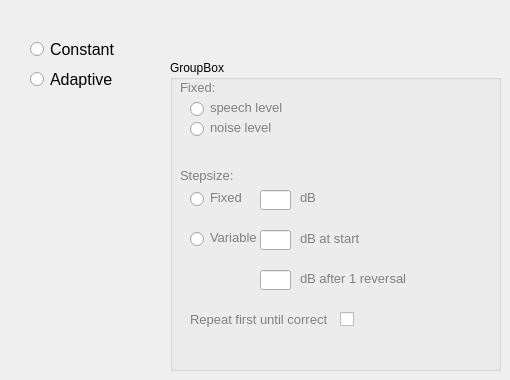
    <widget class="QWidget" name="tab_4" >
     <attribute name="title" >
      <string>Procedure</string>
     </attribute>
     <widget class="QGroupBox" name="groupBox_19" >
      <property name="geometry" >
       <rect>
        <x>170</x>
        <y>60</y>
        <width>331</width>
        <height>311</height>
       </rect>
      </property>
      <property name="title" >
       <string>GroupBox</string>
      </property>
      <widget class="QLabel" name="label_99" >
       <property name="geometry" >
        <rect>
         <x>10</x>
         <y>100</y>
         <width>81</width>
         <height>31</height>
        </rect>
       </property>
       <property name="text" >
        <string>&lt;html>&lt;head>&lt;meta name="qrichtext" content="1" />&lt;style type="text/css">
p, li { white-space: pre-wrap; }
&lt;/style>&lt;/head>&lt;body style=" font-family:'MS Shell Dlg 2'; font-size:8.25pt; font-weight:400; font-style:normal;">
&lt;p style=" margin-top:0px; margin-bottom:0px; margin-left:0px; margin-right:0px; -qt-block-indent:0; text-indent:0px; font-size:8pt;">&lt;span style=" font-size:10pt; color:#808080;">Stepsize:&lt;/span>&lt;/p>&lt;/body>&lt;/html></string>
       </property>
      </widget>
      <widget class="QRadioButton" name="radioButton_46" >
       <property name="geometry" >
        <rect>
         <x>20</x>
         <y>130</y>
         <width>21</width>
         <height>19</height>
        </rect>
       </property>
       <property name="text" >
        <string/>
       </property>
      </widget>
      <widget class="QLabel" name="label_112" >
       <property name="geometry" >
        <rect>
         <x>40</x>
         <y>130</y>
         <width>46</width>
         <height>14</height>
        </rect>
       </property>
       <property name="text" >
        <string>&lt;html>&lt;head>&lt;meta name="qrichtext" content="1" />&lt;style type="text/css">
p, li { white-space: pre-wrap; }
&lt;/style>&lt;/head>&lt;body style=" font-family:'MS Shell Dlg 2'; font-size:8.25pt; font-weight:400; font-style:normal;">
&lt;p style=" margin-top:0px; margin-bottom:0px; margin-left:0px; margin-right:0px; -qt-block-indent:0; text-indent:0px; font-size:8pt;">&lt;span style=" font-size:10pt; color:#808080;">Fixed&lt;/span>&lt;/p>&lt;/body>&lt;/html></string>
       </property>
      </widget>
      <widget class="QLineEdit" name="lineEdit_48" >
       <property name="geometry" >
        <rect>
         <x>90</x>
         <y>130</y>
         <width>31</width>
         <height>20</height>
        </rect>
       </property>
      </widget>
      <widget class="QLabel" name="label_109" >
       <property name="geometry" >
        <rect>
         <x>130</x>
         <y>130</y>
         <width>21</width>
         <height>16</height>
        </rect>
       </property>
       <property name="text" >
        <string>&lt;html>&lt;head>&lt;meta name="qrichtext" content="1" />&lt;style type="text/css">
p, li { white-space: pre-wrap; }
&lt;/style>&lt;/head>&lt;body style=" font-family:'MS Shell Dlg 2'; font-size:8.25pt; font-weight:400; font-style:normal;">
&lt;p style=" margin-top:0px; margin-bottom:0px; margin-left:0px; margin-right:0px; -qt-block-indent:0; text-indent:0px;">&lt;span style=" font-size:10pt; color:#808080;">dB&lt;/span>&lt;/p>&lt;/body>&lt;/html></string>
       </property>
      </widget>
      <widget class="QRadioButton" name="radioButton_45" >
       <property name="geometry" >
        <rect>
         <x>20</x>
         <y>170</y>
         <width>21</width>
         <height>19</height>
        </rect>
       </property>
       <property name="text" >
        <string/>
       </property>
      </widget>
      <widget class="QLabel" name="label_113" >
       <property name="geometry" >
        <rect>
         <x>40</x>
         <y>170</y>
         <width>46</width>
         <height>14</height>
        </rect>
       </property>
       <property name="text" >
        <string>&lt;html>&lt;head>&lt;meta name="qrichtext" content="1" />&lt;style type="text/css">
p, li { white-space: pre-wrap; }
&lt;/style>&lt;/head>&lt;body style=" font-family:'MS Shell Dlg 2'; font-size:8.25pt; font-weight:400; font-style:normal;">
&lt;p style=" margin-top:0px; margin-bottom:0px; margin-left:0px; margin-right:0px; -qt-block-indent:0; text-indent:0px;">&lt;span style=" font-size:10pt; color:#808080;">Variable&lt;/span>&lt;/p>&lt;/body>&lt;/html></string>
       </property>
      </widget>
      <widget class="QLineEdit" name="lineEdit_49" >
       <property name="geometry" >
        <rect>
         <x>90</x>
         <y>170</y>
         <width>31</width>
         <height>20</height>
        </rect>
       </property>
      </widget>
      <widget class="QLineEdit" name="lineEdit_50" >
       <property name="geometry" >
        <rect>
         <x>90</x>
         <y>210</y>
         <width>31</width>
         <height>20</height>
        </rect>
       </property>
      </widget>
      <widget class="QLabel" name="label_117" >
       <property name="geometry" >
        <rect>
         <x>130</x>
         <y>170</y>
         <width>59</width>
         <height>17</height>
        </rect>
       </property>
       <property name="text" >
        <string>&lt;html>&lt;head>&lt;meta name="qrichtext" content="1" />&lt;style type="text/css">
p, li { white-space: pre-wrap; }
&lt;/style>&lt;/head>&lt;body style=" font-family:'MS Shell Dlg 2'; font-size:8.25pt; font-weight:400; font-style:normal;">
&lt;p style=" margin-top:0px; margin-bottom:0px; margin-left:0px; margin-right:0px; -qt-block-indent:0; text-indent:0px; font-size:8pt;">&lt;span style=" font-size:10pt; color:#808080;">dB at start&lt;/span>&lt;/p>&lt;/body>&lt;/html></string>
       </property>
      </widget>
      <widget class="QLabel" name="label_116" >
       <property name="geometry" >
        <rect>
         <x>130</x>
         <y>210</y>
         <width>111</width>
         <height>17</height>
        </rect>
       </property>
       <property name="text" >
        <string>&lt;html>&lt;head>&lt;meta name="qrichtext" content="1" />&lt;style type="text/css">
p, li { white-space: pre-wrap; }
&lt;/style>&lt;/head>&lt;body style=" font-family:'MS Shell Dlg 2'; font-size:8.25pt; font-weight:400; font-style:normal;">
&lt;p style=" margin-top:0px; margin-bottom:0px; margin-left:0px; margin-right:0px; -qt-block-indent:0; text-indent:0px; font-size:8pt;">&lt;span style=" font-size:10pt; color:#808080;">dB after 1 reversal&lt;/span>&lt;/p>&lt;/body>&lt;/html></string>
       </property>
      </widget>
      <widget class="QLabel" name="label_134" >
       <property name="geometry" >
        <rect>
         <x>20</x>
         <y>250</y>
         <width>151</width>
         <height>20</height>
        </rect>
       </property>
       <property name="text" >
        <string>&lt;html>&lt;head>&lt;meta name="qrichtext" content="1" />&lt;style type="text/css">
p, li { white-space: pre-wrap; }
&lt;/style>&lt;/head>&lt;body style=" font-family:'MS Shell Dlg 2'; font-size:8.25pt; font-weight:400; font-style:normal;">
&lt;p style=" margin-top:0px; margin-bottom:0px; margin-left:0px; margin-right:0px; -qt-block-indent:0; text-indent:0px; font-size:8pt;">&lt;span style=" font-size:10pt; color:#808080;">Repeat first until correct&lt;/span>&lt;/p>&lt;/body>&lt;/html></string>
       </property>
      </widget>
      <widget class="QCheckBox" name="checkBox_12" >
       <property name="geometry" >
        <rect>
         <x>170</x>
         <y>250</y>
         <width>21</width>
         <height>19</height>
        </rect>
       </property>
       <property name="text" >
        <string/>
       </property>
      </widget>
      <widget class="QRadioButton" name="radioButton_30" >
       <property name="geometry" >
        <rect>
         <x>20</x>
         <y>40</y>
         <width>21</width>
         <height>19</height>
        </rect>
       </property>
       <property name="font" >
        <font>
         <pointsize>10</pointsize>
        </font>
       </property>
       <property name="text" >
        <string/>
       </property>
      </widget>
      <widget class="QRadioButton" name="radioButton_29" >
       <property name="geometry" >
        <rect>
         <x>20</x>
         <y>60</y>
         <width>16</width>
         <height>19</height>
        </rect>
       </property>
       <property name="font" >
        <font>
         <pointsize>10</pointsize>
        </font>
       </property>
       <property name="text" >
        <string/>
       </property>
      </widget>
      <widget class="QLabel" name="label_11" >
       <property name="geometry" >
        <rect>
         <x>10</x>
         <y>20</y>
         <width>46</width>
         <height>14</height>
        </rect>
       </property>
       <property name="text" >
        <string>&lt;html>&lt;head>&lt;meta name="qrichtext" content="1" />&lt;style type="text/css">
p, li { white-space: pre-wrap; }
&lt;/style>&lt;/head>&lt;body style=" font-family:'MS Shell Dlg 2'; font-size:8.25pt; font-weight:400; font-style:normal;">
&lt;p style=" margin-top:0px; margin-bottom:0px; margin-left:0px; margin-right:0px; -qt-block-indent:0; text-indent:0px; font-size:8pt;">&lt;span style=" font-size:10pt; color:#808080;">Fixed:&lt;/span>&lt;/p>&lt;/body>&lt;/html></string>
       </property>
      </widget>
      <widget class="QLabel" name="label_12" >
       <property name="geometry" >
        <rect>
         <x>40</x>
         <y>40</y>
         <width>101</width>
         <height>16</height>
        </rect>
       </property>
       <property name="text" >
        <string>&lt;html>&lt;head>&lt;meta name="qrichtext" content="1" />&lt;style type="text/css">
p, li { white-space: pre-wrap; }
&lt;/style>&lt;/head>&lt;body style=" font-family:'MS Shell Dlg 2'; font-size:8.25pt; font-weight:400; font-style:normal;">
&lt;p style=" margin-top:0px; margin-bottom:0px; margin-left:0px; margin-right:0px; -qt-block-indent:0; text-indent:0px;">&lt;span style=" font-size:10pt; color:#808080;">speech level&lt;/span>&lt;/p>&lt;/body>&lt;/html></string>
       </property>
      </widget>
      <widget class="QLabel" name="label_14" >
       <property name="geometry" >
        <rect>
         <x>40</x>
         <y>60</y>
         <width>101</width>
         <height>16</height>
        </rect>
       </property>
       <property name="text" >
        <string>&lt;html>&lt;head>&lt;meta name="qrichtext" content="1" />&lt;style type="text/css">
p, li { white-space: pre-wrap; }
&lt;/style>&lt;/head>&lt;body style=" font-family:'MS Shell Dlg 2'; font-size:8.25pt; font-weight:400; font-style:normal;">
&lt;p style=" margin-top:0px; margin-bottom:0px; margin-left:0px; margin-right:0px; -qt-block-indent:0; text-indent:0px;">&lt;span style=" font-size:10pt; color:#808080;">noise level&lt;/span>&lt;/p>&lt;/body>&lt;/html></string>
       </property>
      </widget>
     </widget>
     <widget class="QRadioButton" name="radioButton_9" >
      <property name="geometry" >
       <rect>
        <x>30</x>
        <y>40</y>
        <width>111</width>
        <height>19</height>
       </rect>
      </property>
      <property name="font" >
       <font>
        <pointsize>12</pointsize>
       </font>
      </property>
      <property name="text" >
       <string>Constant</string>
      </property>
     </widget>
     <widget class="QRadioButton" name="radioButton_10" >
      <property name="geometry" >
       <rect>
        <x>30</x>
        <y>70</y>
        <width>111</width>
        <height>19</height>
       </rect>
      </property>
      <property name="font" >
       <font>
        <pointsize>12</pointsize>
       </font>
      </property>
      <property name="text" >
       <string>Adaptive</string>
      </property>
     </widget>
    </widget>
